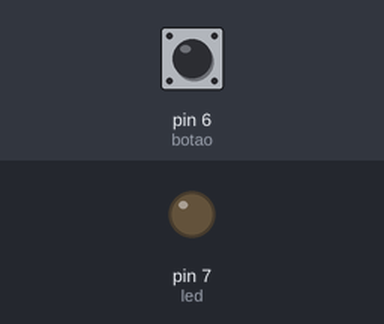
Simulated run of this sketch. Board: Arduino Uno, built with avr-gcc and run on an emulated ATmega328P. Shown: output pins drawn as LEDs (lit = HIGH). Dashed ring = blinking. The test bench sets the inputs (shaded band); at power-on: pin 6 (botao) HIGH.

Above: at 1.2 s.
1.3 s: pin 6 (botao) pulled LOW for 1 s
At 1.55 s:
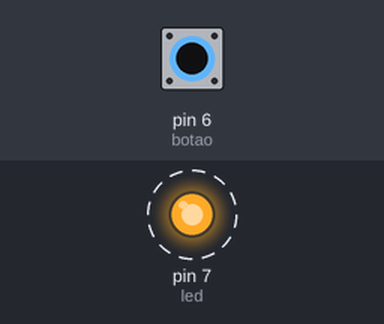
4.3 s: pin 6 (botao) pulled LOW for 3.2 s
At 8.6 s:
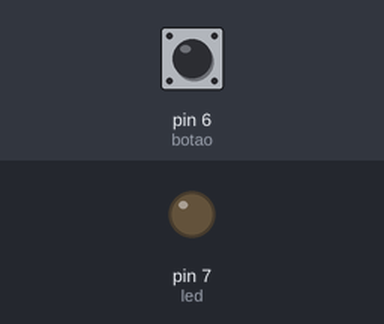
Timing chart, 0 to 10.1 s (numbered marks = the images above; inputs shaded):
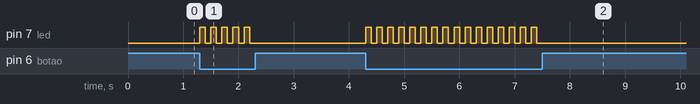

The sketch:

LED_Botao.ino
```cpp
// Declaração das Variáveis
int led = 7;
int botao = 6;
bool estado_botao = false; //true ligado e false para desligado


/* Vamos usar a função INPUT_PULLUP na programação.
Com essa função vamos estar utilizando o resistor interno do Arduino.

No modo pull-up a placa vai estar mandando o sinal lógico HIGH (1);
E irá mandar LOW (0) somente enquanto pressionado.
Dessa forma iremos ligar e desligar o LED.

*/

void setup()
{
  pinMode(led, OUTPUT);
  pinMode(botao, INPUT_PULLUP);

}

void loop()
{

  if(digitalRead(botao) == LOW){
    estado_botao = !estado_botao;
    digitalWrite(led, estado_botao);
  }

  delay(100);


}
```

Measured:
- after the input at 1.3 s, pin 7 (led): alternates HIGH for 0.10 s and LOW for 0.10 s, 10 changes in all, then stays LOW, starting at once
- after the input at 4.3 s, pin 7 (led): alternates HIGH for 0.10 s and LOW for 0.10 s, 32 changes in all, then stays LOW, starting at once
